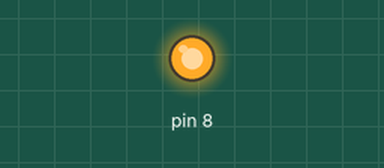
Recording of a sketch running on a simulated Arduino Uno, built with avr-gcc and run on an emulated ATmega328P. Shown: output pins drawn as LEDs (lit = HIGH).

Above: at 1.5 s.
At 8.0 s:
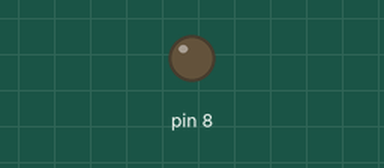
Timing chart, 0 to 16.9 s (numbered marks = the images above):
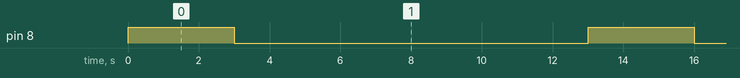

The sketch:

lab4e4.ino
```cpp
#include <avr/io.h>
#include <util/delay.h>

int main(void) {
    // Set pin 8 (PB0) as output
    DDRB |= (1 << DDB0);

    while (1) {
        // Turn fan ON: set PB0 HIGH
        PORTB |= (1 << PORTB0);
        _delay_ms(3000); // 3 seconds ON

        // Turn fan OFF: set PB0 LOW
        PORTB &= ~(1 << PORTB0);
        _delay_ms(10000); // 10 seconds OFF
    }

    return 0; // never reached
}
```

Measured:
- by itself, pin 8: alternates HIGH for 3.0 s and LOW for 10.0 s
